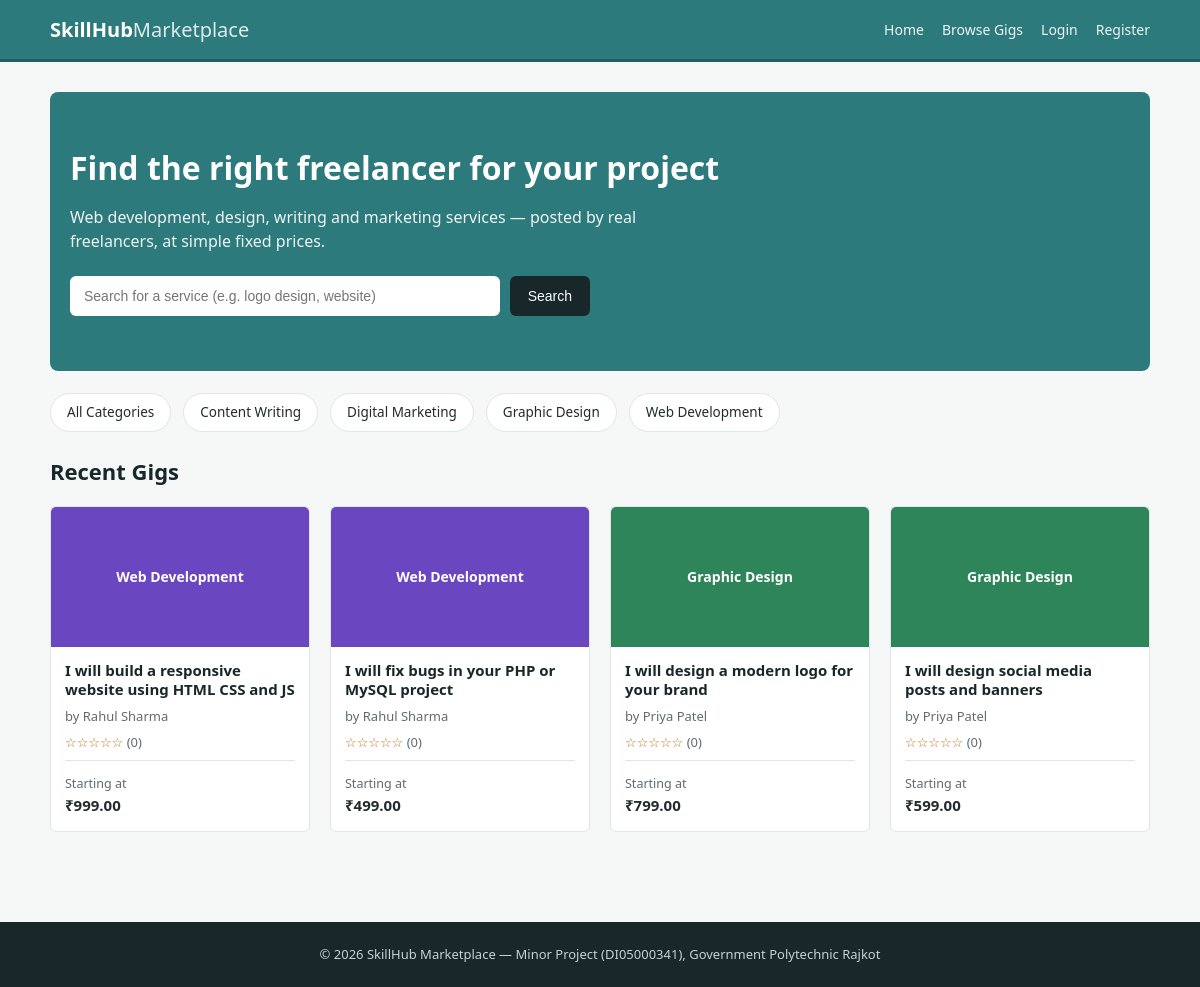
The page / on the database its author committed.
### tables this page shows
CREATE TABLE IF NOT EXISTS categories (
    category_id INT AUTO_INCREMENT PRIMARY KEY,
    category_name VARCHAR(100) NOT NULL,
    icon VARCHAR(50) DEFAULT NULL
);

CREATE TABLE IF NOT EXISTS gigs (
    gig_id INT AUTO_INCREMENT PRIMARY KEY,
    freelancer_id INT NOT NULL,
    category_id INT NOT NULL,
    title VARCHAR(200) NOT NULL,
    description TEXT NOT NULL,
    image VARCHAR(255) DEFAULT NULL,
    created_at DATETIME DEFAULT CURRENT_TIMESTAMP,
    status ENUM('active','inactive') NOT NULL DEFAULT 'active',
    FOREIGN KEY (freelancer_id) REFERENCES users(user_id) ON DELETE CASCADE,
    FOREIGN KEY (category_id) REFERENCES categories(category_id)
);

CREATE TABLE IF NOT EXISTS users (
    user_id INT AUTO_INCREMENT PRIMARY KEY,
    name VARCHAR(100) NOT NULL,
    email VARCHAR(150) NOT NULL UNIQUE,
    password VARCHAR(255) NOT NULL,
    role ENUM('client','freelancer','admin') NOT NULL DEFAULT 'client',
    profile_pic VARCHAR(255) DEFAULT NULL,
    bio TEXT DEFAULT NULL,
    created_at DATETIME DEFAULT CURRENT_TIMESTAMP,
    status ENUM('active','blocked') NOT NULL DEFAULT 'active'
);

### functions.php (called while the page is built, shortened)
<?php
function clean($str) {
    return htmlspecialchars(trim($str ?? ''), ENT_QUOTES, 'UTF-8');
}
function isLoggedIn() {
    return isset($_SESSION['user_id']);
}
function starRating($rating) {
    $rating = round((float)$rating);
    $out = '';
    for ($i = 1; $i <= 5; $i++) {
        $out .= $i <= $rating ? '&#9733;' : '&#9734;';
    }
    return $out;
}
function formatMoney($amount) {
    return '&#8377;' . number_format((float)$amount, 2);
}
function categoryColor($categoryName) {
    $palette = ['2C7A7B', '2B6CB0', 'B7791F', '6B46C1', 'C05621', '2F855A'];
    $index = crc32($categoryName ?? '') % count($palette);
    return $palette[abs($index)];
}

### index.php (the view, shortened to what this page needs)
<?php
require_once __DIR__ . '/includes/functions.php';
$categories = $conn->query("SELECT category_id, category_name FROM categories ORDER BY category_name");
$recentGigs = $conn->query("
    SELECT g.gig_id, g.title, g.image, c.category_name, u.name AS freelancer_name,
           (SELECT MIN(price) FROM gig_packages WHERE gig_id = g.gig_id) AS starting_price,
           (SELECT ROUND(AVG(r.rating),1) FROM reviews r JOIN orders o ON r.order_id = o.order_id WHERE o.gig_id = g.gig_id) AS avg_rating,
           (SELECT COUNT(*) FROM reviews r JOIN orders o ON r.order_id = o.order_id WHERE o.gig_id = g.gig_id) AS review_count
    FROM gigs g
    JOIN users u ON g.freelancer_id = u.user_id
    JOIN categories c ON g.category_id = c.category_id
    WHERE g.status = 'active'
    ORDER BY g.created_at DESC
    LIMIT 8
");
include __DIR__ . '/includes/header.php';
?>
<div class="hero" style="border-radius:8px;">
    <h1>Find the right freelancer for your project</h1>
    <p>Web development, design, writing and marketing services — posted by real freelancers, at simple fixed prices.</p>
    <form class="hero-search" action="client/browse_gigs.php" method="GET">
        <input type="text" name="q" placeholder="Search for a service (e.g. logo design, website)">
        <button type="submit" class="btn" style="background:#17272a;">Search</button>
    </form>
</div>
<div class="category-strip">
    <a href="client/browse_gigs.php" class="category-pill">All Categories</a>
    <?php while ($cat = $categories->fetch_assoc()): ?>
        <a href="client/browse_gigs.php?category=<?php echo (int)$cat['category_id']; ?>" class="category-pill">
            <?php echo clean($cat['category_name']); ?>
        </a>
    <?php endwhile; ?>
</div>
<h2 class="mt-25">Recent Gigs</h2>
<?php if ($recentGigs->num_rows > 0): ?>
    <div class="gig-grid">
        <?php while ($gig = $recentGigs->fetch_assoc()): ?>
            <div class="gig-card">
                <a href="client/gig_detail.php?id=<?php echo $gig['gig_id']; ?>">
                    <?php if (!empty($gig['image'])): ?>
                        <div class="gig-thumb" style="padding:0;">
                            <img src="uploads/<?php echo clean($gig['image']); ?>" alt="Gig image">
                        </div>
                    <?php else: ?>
                        <div class="gig-thumb" style="background:#<?php echo categoryColor($gig['category_name']); ?>;">
                            <?php echo clean($gig['category_name']); ?>
                        </div>
                    <?php endif; ?>
                </a>
                <div class="gig-card-body">
                    <h4><a href="client/gig_detail.php?id=<?php echo $gig['gig_id']; ?>"><?php echo clean($gig['title']); ?></a></h4>
                    <div class="gig-seller">by <?php echo clean($gig['freelancer_name']); ?></div>
                    <div class="gig-rating">
                        <?php echo starRating($gig['avg_rating'] ?? 0); ?>
                        <span class="count">(<?php echo (int)($gig['review_count'] ?? 0); ?>)</span>
                    </div>
                    <div class="gig-price"><span>Starting at</span><br><?php echo formatMoney($gig['starting_price']); ?></div>
                </div>
            </div>
        <?php endwhile; ?>
    </div>
<?php else: ?>
    <div class="empty-state">No gigs posted yet. Be the first freelancer to add one!</div>
<?php endif; ?>
<?php include __DIR__ . '/includes/footer.php'; ?>

### header.php (shortened to what this page needs)
<!DOCTYPE html>
<html lang="en">
<head>
<link rel="stylesheet" href="assets/css/style.css">
</head>
<body>
<header class="site-header">
    <div class="container header-inner">
        <a href="index.php" class="logo">SkillHub<span>Marketplace</span></a>
        <nav class="main-nav">
            <a href="index.php">Home</a>
            <a href="client/browse_gigs.php">Browse Gigs</a>
            <?php if (!isLoggedIn()): ?>
                <a href="auth/login.php">Login</a>
                <a href="auth/register.php">Register</a>
            <?php endif; ?>
        </nav>
    </div>
</header>
<main class="container page-content">

### footer.php (shortened to what this page needs)
</main>
<footer class="site-footer">
    <div class="container">
        &copy; <?php echo date('Y'); ?> SkillHub Marketplace &mdash; Minor Project (DI05000341), Government Polytechnic Rajkot
    </div>
</footer>
</body>
</html>

### style.css (style rules this page uses)
:root { --primary: #2c7a7b; --primary-dark: #205e5f; --primary-light: #e6f3f2; --accent: #c05621; --text: #222b2e; --text-muted: #5f6b6d; --border: #dfe6e5; --bg: #f6f8f8; --white: #ffffff; --danger: #c53030; --danger-light: #fbe6e6; --success: #2f855a; --success-light: #e6f4ea; --radius: 6px; }
* { box-sizing: border-box; }
html, body { margin: 0; padding: 0; }
body { font-family: "Segoe UI", Arial, Helvetica, sans-serif; background: var(--bg); color: var(--text); line-height: 1.55; font-size: 15px; }
a { color: var(--primary); text-decoration: none; }
h1, h2, h3, h4 { color: #17272a; line-height: 1.3; margin-top: 0; }
h1 { font-size: 28px; margin-bottom: 14px; }
h2 { font-size: 22px; margin-bottom: 12px; }
.container { width: 100%; max-width: 1140px; margin: 0 auto; padding: 0 20px; }
.site-header { background: var(--primary); border-bottom: 3px solid var(--primary-dark); }
.header-inner { display: flex; align-items: center; justify-content: space-between; padding: 14px 20px; flex-wrap: wrap; }
.logo { font-size: 20px; font-weight: 700; color: var(--white); }
.logo span { font-weight: 400; opacity: 0.85; }
.main-nav { display: flex; align-items: center; gap: 18px; flex-wrap: wrap; }
.main-nav a { color: var(--white); font-size: 14px; opacity: 0.92; }
.page-content { padding: 30px 20px 50px; min-height: 60vh; }
.btn { display: inline-block; background: var(--primary); color: var(--white) !important; border: none; padding: 10px 18px; border-radius: var(--radius); font-size: 14px; cursor: pointer; text-decoration: none !important; }
.mt-25 { margin-top: 25px; }
.gig-grid { display: grid; grid-template-columns: repeat(auto-fill, minmax(240px, 1fr)); gap: 20px; margin-top: 20px; }
.gig-card { background: var(--white); border: 1px solid var(--border); border-radius: var(--radius); overflow: hidden; transition: box-shadow 0.15s ease; }
.gig-thumb { height: 140px; display: flex; align-items: center; justify-content: center; color: var(--white); font-weight: 600; font-size: 14px; text-align: center; padding: 10px; }
.gig-card-body { padding: 14px; }
.gig-card-body h4 { margin-bottom: 6px; font-size: 15px; }
.gig-card-body h4 a { color: #17272a; }
.gig-seller { color: var(--text-muted); font-size: 13px; margin-bottom: 6px; }
.gig-rating { font-size: 13px; color: #b7791f; margin-bottom: 8px; }
.gig-rating .count { color: var(--text-muted); }
.gig-price { font-weight: 700; font-size: 15px; border-top: 1px solid var(--border); padding-top: 10px; margin-top: 4px; }
.gig-price span { font-weight: 400; font-size: 12.5px; color: var(--text-muted); }
.hero { background: var(--primary); color: var(--white); padding: 55px 20px; text-align: left; }
.hero h1 { color: var(--white); font-size: 32px; }
.hero p { font-size: 16px; opacity: 0.92; max-width: 600px; }
.hero-search { margin-top: 22px; display: flex; max-width: 520px; gap: 10px; flex-wrap: wrap; }
.hero-search input { flex: 1; min-width: 200px; padding: 12px 14px; border: none; border-radius: var(--radius); font-size: 14px; }
.category-strip { display: flex; gap: 12px; flex-wrap: wrap; margin: 22px 0 10px; }
.category-pill { background: var(--white); border: 1px solid var(--border); padding: 8px 16px; border-radius: 20px; font-size: 13.5px; color: var(--text); }
.site-footer { background: #17272a; color: #c6d2d2; text-align: center; padding: 22px 20px; font-size: 13px; margin-top: 40px; }

### rows shown on the page
categories: category_name "Content Writing"
categories: category_name "Digital Marketing"
categories: category_name "Graphic Design"
categories: category_name "Web Development"
gigs: category.category_name "Web Development", title "I will build a responsive website using HTML CSS and JS", freelancer.name "Rahul Sharma", avg_rating "☆☆☆☆☆", review_count "0", starting_price "₹999.00"
gigs: category.category_name "Web Development", title "I will fix bugs in your PHP or MySQL project", freelancer.name "Rahul Sharma", avg_rating "☆☆☆☆☆", review_count "0", starting_price "₹499.00"
gigs: category.category_name "Graphic Design", title "I will design a modern logo for your brand", freelancer.name "Priya Patel", avg_rating "☆☆☆☆☆", review_count "0", starting_price "₹799.00"
gigs: category.category_name "Graphic Design", title "I will design social media posts and banners", freelancer.name "Priya Patel", avg_rating "☆☆☆☆☆", review_count "0", starting_price "₹599.00"
